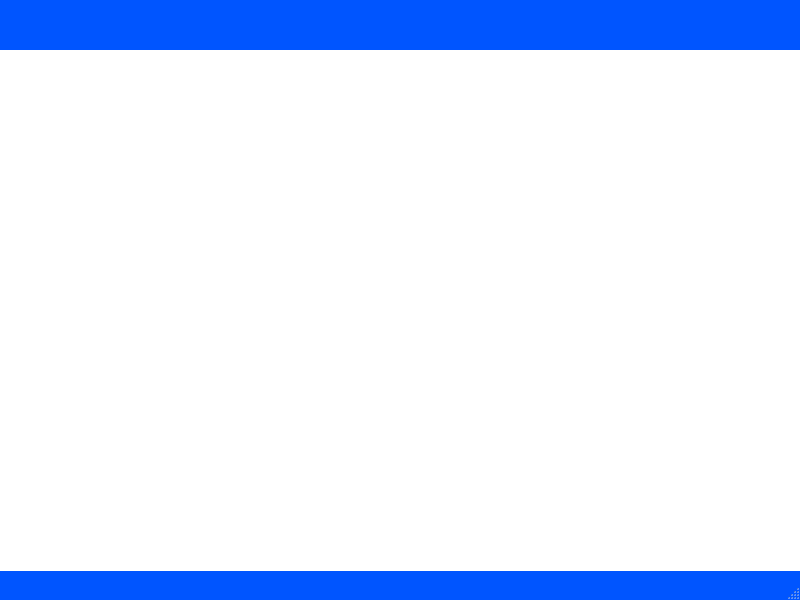
<?xml version="1.0" encoding="UTF-8"?>
<ui version="4.0">
 <class>prod_prod_menu</class>
 <widget class="QMainWindow" name="prod_prod_menu">
  <property name="geometry">
   <rect>
    <x>0</x>
    <y>0</y>
    <width>800</width>
    <height>600</height>
   </rect>
  </property>
  <property name="palette">
   <palette>
    <active>
     <colorrole role="WindowText">
      <brush brushstyle="SolidPattern">
       <color alpha="255">
        <red>0</red>
        <green>0</green>
        <blue>0</blue>
       </color>
      </brush>
     </colorrole>
     <colorrole role="Button">
      <brush brushstyle="SolidPattern">
       <color alpha="255">
        <red>0</red>
        <green>85</green>
        <blue>255</blue>
       </color>
      </brush>
     </colorrole>
     <colorrole role="Light">
      <brush brushstyle="SolidPattern">
       <color alpha="255">
        <red>127</red>
        <green>170</green>
        <blue>255</blue>
       </color>
      </brush>
     </colorrole>
     <colorrole role="Midlight">
      <brush brushstyle="SolidPattern">
       <color alpha="255">
        <red>63</red>
        <green>127</green>
        <blue>255</blue>
       </color>
      </brush>
     </colorrole>
     <colorrole role="Dark">
      <brush brushstyle="SolidPattern">
       <color alpha="255">
        <red>0</red>
        <green>42</green>
        <blue>127</blue>
       </color>
      </brush>
     </colorrole>
     <colorrole role="Mid">
      <brush brushstyle="SolidPattern">
       <color alpha="255">
        <red>0</red>
        <green>56</green>
        <blue>170</blue>
       </color>
      </brush>
     </colorrole>
     <colorrole role="Text">
      <brush brushstyle="SolidPattern">
       <color alpha="255">
        <red>0</red>
        <green>0</green>
        <blue>0</blue>
       </color>
      </brush>
     </colorrole>
     <colorrole role="BrightText">
      <brush brushstyle="SolidPattern">
       <color alpha="255">
        <red>255</red>
        <green>255</green>
        <blue>255</blue>
       </color>
      </brush>
     </colorrole>
     <colorrole role="ButtonText">
      <brush brushstyle="SolidPattern">
       <color alpha="255">
        <red>0</red>
        <green>0</green>
        <blue>0</blue>
       </color>
      </brush>
     </colorrole>
     <colorrole role="Base">
      <brush brushstyle="SolidPattern">
       <color alpha="255">
        <red>255</red>
        <green>255</green>
        <blue>255</blue>
       </color>
      </brush>
     </colorrole>
     <colorrole role="Window">
      <brush brushstyle="SolidPattern">
       <color alpha="255">
        <red>0</red>
        <green>85</green>
        <blue>255</blue>
       </color>
      </brush>
     </colorrole>
     <colorrole role="Shadow">
      <brush brushstyle="SolidPattern">
       <color alpha="255">
        <red>0</red>
        <green>0</green>
        <blue>0</blue>
       </color>
      </brush>
     </colorrole>
     <colorrole role="AlternateBase">
      <brush brushstyle="SolidPattern">
       <color alpha="255">
        <red>127</red>
        <green>170</green>
        <blue>255</blue>
       </color>
      </brush>
     </colorrole>
     <colorrole role="ToolTipBase">
      <brush brushstyle="SolidPattern">
       <color alpha="255">
        <red>255</red>
        <green>255</green>
        <blue>220</blue>
       </color>
      </brush>
     </colorrole>
     <colorrole role="ToolTipText">
      <brush brushstyle="SolidPattern">
       <color alpha="255">
        <red>0</red>
        <green>0</green>
        <blue>0</blue>
       </color>
      </brush>
     </colorrole>
    </active>
    <inactive>
     <colorrole role="WindowText">
      <brush brushstyle="SolidPattern">
       <color alpha="255">
        <red>0</red>
        <green>0</green>
        <blue>0</blue>
       </color>
      </brush>
     </colorrole>
     <colorrole role="Button">
      <brush brushstyle="SolidPattern">
       <color alpha="255">
        <red>0</red>
        <green>85</green>
        <blue>255</blue>
       </color>
      </brush>
     </colorrole>
     <colorrole role="Light">
      <brush brushstyle="SolidPattern">
       <color alpha="255">
        <red>127</red>
        <green>170</green>
        <blue>255</blue>
       </color>
      </brush>
     </colorrole>
     <colorrole role="Midlight">
      <brush brushstyle="SolidPattern">
       <color alpha="255">
        <red>63</red>
        <green>127</green>
        <blue>255</blue>
       </color>
      </brush>
     </colorrole>
     <colorrole role="Dark">
      <brush brushstyle="SolidPattern">
       <color alpha="255">
        <red>0</red>
        <green>42</green>
        <blue>127</blue>
       </color>
      </brush>
     </colorrole>
     <colorrole role="Mid">
      <brush brushstyle="SolidPattern">
       <color alpha="255">
        <red>0</red>
        <green>56</green>
        <blue>170</blue>
       </color>
      </brush>
     </colorrole>
     <colorrole role="Text">
      <brush brushstyle="SolidPattern">
       <color alpha="255">
        <red>0</red>
        <green>0</green>
        <blue>0</blue>
       </color>
      </brush>
     </colorrole>
     <colorrole role="BrightText">
      <brush brushstyle="SolidPattern">
       <color alpha="255">
        <red>255</red>
        <green>255</green>
        <blue>255</blue>
       </color>
      </brush>
     </colorrole>
     <colorrole role="ButtonText">
      <brush brushstyle="SolidPattern">
       <color alpha="255">
        <red>0</red>
        <green>0</green>
        <blue>0</blue>
       </color>
      </brush>
     </colorrole>
     <colorrole role="Base">
      <brush brushstyle="SolidPattern">
       <color alpha="255">
        <red>255</red>
        <green>255</green>
        <blue>255</blue>
       </color>
      </brush>
     </colorrole>
     <colorrole role="Window">
      <brush brushstyle="SolidPattern">
       <color alpha="255">
        <red>0</red>
        <green>85</green>
        <blue>255</blue>
       </color>
      </brush>
     </colorrole>
     <colorrole role="Shadow">
      <brush brushstyle="SolidPattern">
       <color alpha="255">
        <red>0</red>
        <green>0</green>
        <blue>0</blue>
       </color>
      </brush>
     </colorrole>
     <colorrole role="AlternateBase">
      <brush brushstyle="SolidPattern">
       <color alpha="255">
        <red>127</red>
        <green>170</green>
        <blue>255</blue>
       </color>
      </brush>
     </colorrole>
     <colorrole role="ToolTipBase">
      <brush brushstyle="SolidPattern">
       <color alpha="255">
        <red>255</red>
        <green>255</green>
        <blue>220</blue>
       </color>
      </brush>
     </colorrole>
     <colorrole role="ToolTipText">
      <brush brushstyle="SolidPattern">
       <color alpha="255">
        <red>0</red>
        <green>0</green>
        <blue>0</blue>
       </color>
      </brush>
     </colorrole>
    </inactive>
    <disabled>
     <colorrole role="WindowText">
      <brush brushstyle="SolidPattern">
       <color alpha="255">
        <red>0</red>
        <green>42</green>
        <blue>127</blue>
       </color>
      </brush>
     </colorrole>
     <colorrole role="Button">
      <brush brushstyle="SolidPattern">
       <color alpha="255">
        <red>0</red>
        <green>85</green>
        <blue>255</blue>
       </color>
      </brush>
     </colorrole>
     <colorrole role="Light">
      <brush brushstyle="SolidPattern">
       <color alpha="255">
        <red>127</red>
        <green>170</green>
        <blue>255</blue>
       </color>
      </brush>
     </colorrole>
     <colorrole role="Midlight">
      <brush brushstyle="SolidPattern">
       <color alpha="255">
        <red>63</red>
        <green>127</green>
        <blue>255</blue>
       </color>
      </brush>
     </colorrole>
     <colorrole role="Dark">
      <brush brushstyle="SolidPattern">
       <color alpha="255">
        <red>0</red>
        <green>42</green>
        <blue>127</blue>
       </color>
      </brush>
     </colorrole>
     <colorrole role="Mid">
      <brush brushstyle="SolidPattern">
       <color alpha="255">
        <red>0</red>
        <green>56</green>
        <blue>170</blue>
       </color>
      </brush>
     </colorrole>
     <colorrole role="Text">
      <brush brushstyle="SolidPattern">
       <color alpha="255">
        <red>0</red>
        <green>42</green>
        <blue>127</blue>
       </color>
      </brush>
     </colorrole>
     <colorrole role="BrightText">
      <brush brushstyle="SolidPattern">
       <color alpha="255">
        <red>255</red>
        <green>255</green>
        <blue>255</blue>
       </color>
      </brush>
     </colorrole>
     <colorrole role="ButtonText">
      <brush brushstyle="SolidPattern">
       <color alpha="255">
        <red>0</red>
        <green>42</green>
        <blue>127</blue>
       </color>
      </brush>
     </colorrole>
     <colorrole role="Base">
      <brush brushstyle="SolidPattern">
       <color alpha="255">
        <red>0</red>
        <green>85</green>
        <blue>255</blue>
       </color>
      </brush>
     </colorrole>
     <colorrole role="Window">
      <brush brushstyle="SolidPattern">
       <color alpha="255">
        <red>0</red>
        <green>85</green>
        <blue>255</blue>
       </color>
      </brush>
     </colorrole>
     <colorrole role="Shadow">
      <brush brushstyle="SolidPattern">
       <color alpha="255">
        <red>0</red>
        <green>0</green>
        <blue>0</blue>
       </color>
      </brush>
     </colorrole>
     <colorrole role="AlternateBase">
      <brush brushstyle="SolidPattern">
       <color alpha="255">
        <red>0</red>
        <green>85</green>
        <blue>255</blue>
       </color>
      </brush>
     </colorrole>
     <colorrole role="ToolTipBase">
      <brush brushstyle="SolidPattern">
       <color alpha="255">
        <red>255</red>
        <green>255</green>
        <blue>220</blue>
       </color>
      </brush>
     </colorrole>
     <colorrole role="ToolTipText">
      <brush brushstyle="SolidPattern">
       <color alpha="255">
        <red>0</red>
        <green>0</green>
        <blue>0</blue>
       </color>
      </brush>
     </colorrole>
    </disabled>
   </palette>
  </property>
  <property name="windowTitle">
   <string>MainWindow</string>
  </property>
  <widget class="QWidget" name="centralwidget">
   <widget class="QLabel" name="label">
    <property name="geometry">
     <rect>
      <x>0</x>
      <y>50</y>
      <width>801</width>
      <height>521</height>
     </rect>
    </property>
    <property name="styleSheet">
     <string notr="true">background-image: url('C:/source/pythonQSG/PyQt6 Apps/images/pharmamfg.png');
background-repeat: no-repeat;
background-position: center;
background-attachment: fixed;
background-color: white; /* Fallback color */</string>
    </property>
    <property name="text">
     <string/>
    </property>
   </widget>
  </widget>
  <widget class="QMenuBar" name="menubar">
   <property name="geometry">
    <rect>
     <x>0</x>
     <y>0</y>
     <width>800</width>
     <height>21</height>
    </rect>
   </property>
  </widget>
  <widget class="QStatusBar" name="statusbar"/>
 </widget>
 <resources/>
 <connections/>
</ui>
